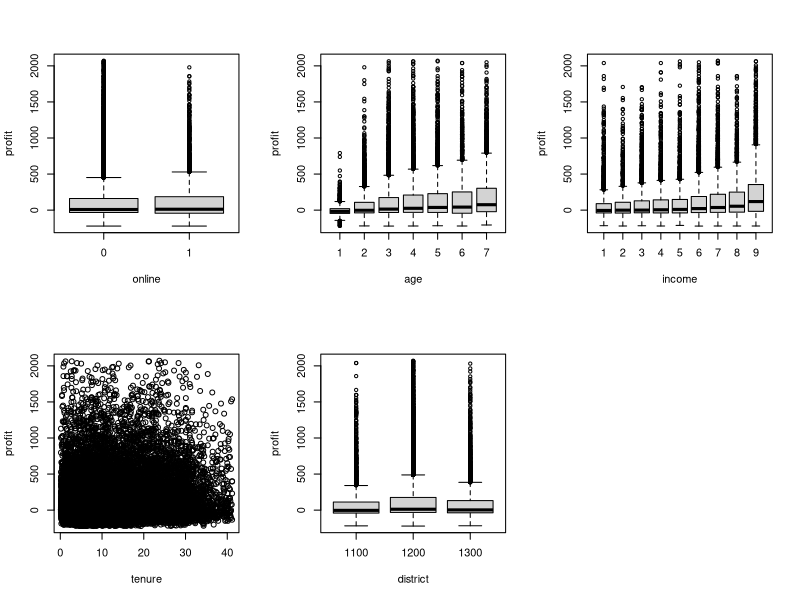
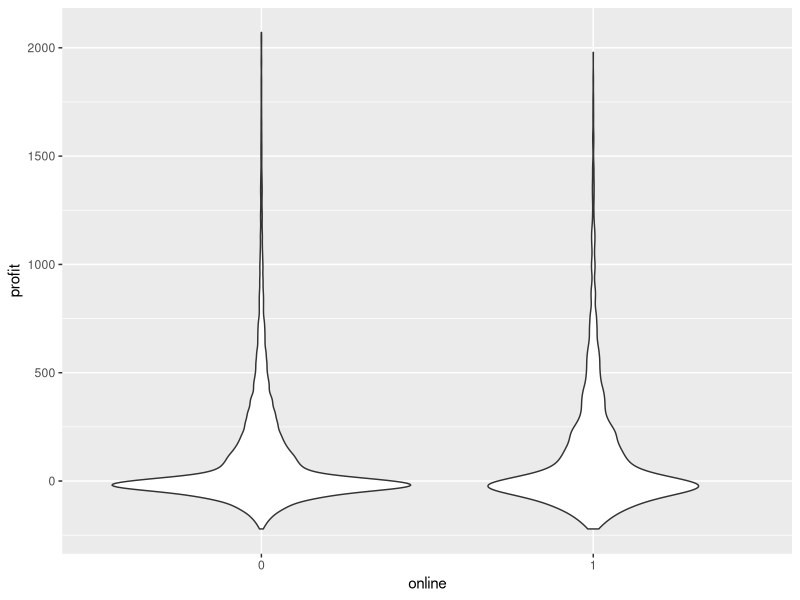
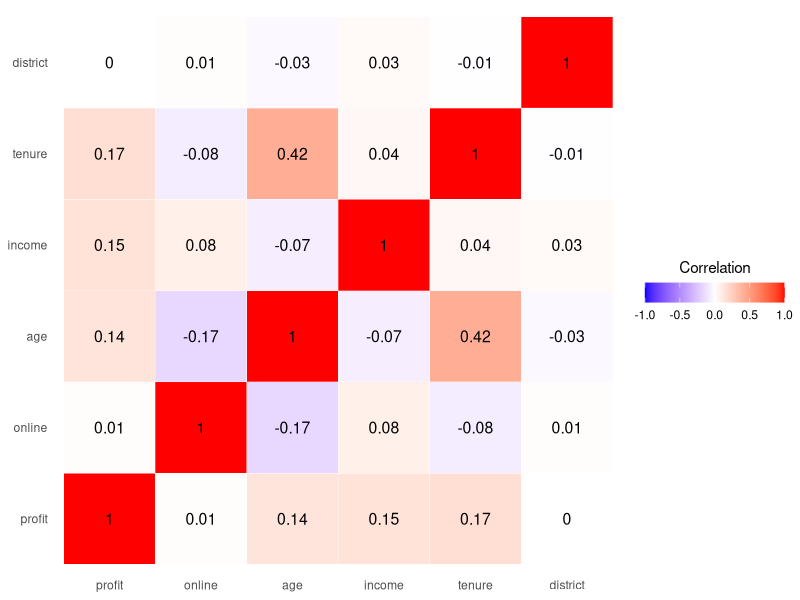
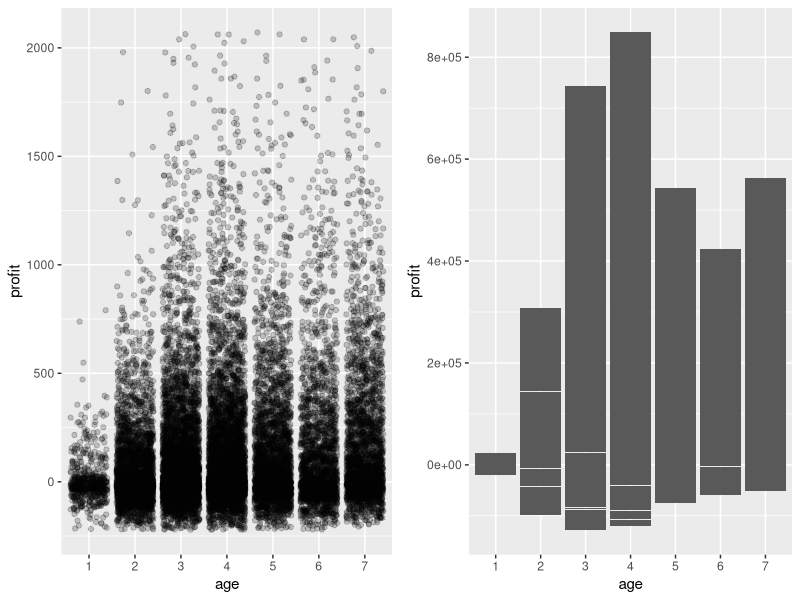
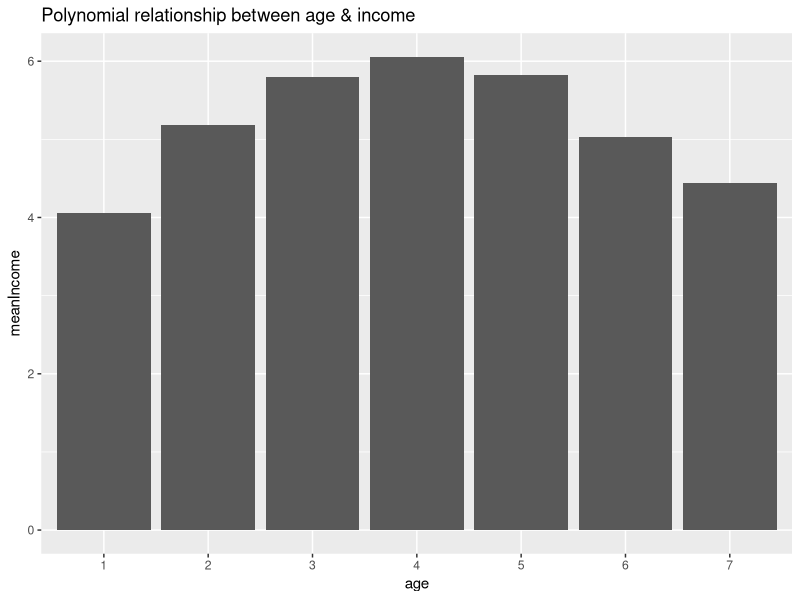

Reproduce these figures in R, in order.
## ---- chunk 1
library(tidyverse)
library(data.table)
library(readxl)
library(cowplot)

dataOriginal <- readxl::read_xls(path = "pilgrim_data.xls")
dataOriginal <- as.data.table(dataOriginal)

PlotCorrelationMatrix <- function(cormatrix) {
  
  return(ggplot(data = reshape2::melt(cormatrix), aes(x = Var1, y = Var2, fill = value)) +
  geom_tile(color = "white") +
  scale_fill_gradient2(
    low = "blue",
    high = "red",
    mid = "white",
    midpoint = 0,
    limit = c(-1, 1),
    space = "Lab",
    name = "Correlation"
  ) +
  theme_minimal() +
  geom_text(aes(Var2, Var1, label = value),
            color = "black",
            size = 4) +
  theme(
    axis.title.x = element_blank(),
    axis.title.y = element_blank(),
    panel.grid.major = element_blank(),
    panel.border = element_blank(),
    panel.background = element_blank(),
    axis.ticks = element_blank(),
    legend.direction = "horizontal"
  ) +
  guides(fill = guide_colorbar(
    barwidth = 7,
    barheight = 1,
    title.position = "top",
    title.hjust = 0.5
  )))
}

## ---- chunk 2
data <- dataOriginal %>% 
  rename(profit = "9Profit",
         online = "9Online",
         age = "9age",
         income = "9Inc",
         tenure = "9Tenure",
         district = "9District") 

str(data)
## ---- chunk 3
unique(data$district)
## ---- chunk 4
data <- data %>% 
  mutate(online = as.factor(online),
         age = as.factor(age),
         income = as.factor(income),
         district = as.factor(district)) %>% 
  setDT()

str(data)
## ---- chunk 5
nas <- rbindlist(lapply(names(data), function(colname) {
  nMissingValues <- sum(is.na(data[, get(colname)]))
  return(data.table(feature = colname, number_of_nas = nMissingValues))
}))

nas
## ---- chunk 6
data[, age_and_income_missing := ifelse(is.na(age) & is.na(income), 1, 0)]
cat("n_rows where both age and income are NA:", sum(data$age_and_income_missing))
data[, age_and_income_missing := NULL]
## ---- chunk 7
# Remove all rows that contain at least one NA
dataCleaned <- na.omit(data)

# Total rows removed
cat("Rows removed:", nrow(data) - nrow(dataCleaned))
## ---- chunk 8
par(mfrow = c(2, 3))
plot(profit~., data %>% select(-ID))
## ---- chunk 9
ggplot(data, aes(y = profit, x = online)) +
  geom_violin()
## ---- chunk 10
dataCor <- dataCleaned[, c("profit", "online", "age", "income", "tenure", "district")]
dataCor <- dataCor[, ':='(
  online = as.numeric(online),
  age = as.numeric(age),
  income = as.numeric(income),
  district = as.numeric(district)
)]

cormatrix <- round(cor(dataCor), 2)
PlotCorrelationMatrix(cormatrix)
## ---- chunk 11
p1 <- ggplot(dataCleaned, aes(x = age, y = profit)) +
  geom_jitter(alpha = 0.2)

p2 <- ggplot(dataCleaned, aes(x = age, y = profit)) +
  geom_histogram(stat = "identity")

cowplot::plot_grid(p1, p2, nrow = 1)
## ---- chunk 12
dataHist <- rbindlist(lapply(unique(dataCleaned$age), function(ageCategory) {
    
    incomeOfAge <- dataCleaned[age == ageCategory, get("income")]
    incomeOfAge <- as.numeric(as.character(incomeOfAge))
    meanIncomeOfAge <- mean(incomeOfAge)
    
    return(
      data.table(
        age = ageCategory,
        meanIncome = meanIncomeOfAge
      )
    )
}))

ggplot(dataHist, aes(x = age, y = meanIncome)) + 
  geom_histogram(stat = "identity") +
  ggtitle("Polynomial relationship between age & income")
## ---- chunk 13
linreg <- lm(profit ~ online + age + income + online*age + online*income + district, data = dataCleaned)
summary(linreg)
## ---- chunk 14
linreg <- lm(profit ~ online + tenure + income + online*income + district, data = dataCleaned)
summary(linreg)
## ---- chunk 15
# Convert profits to a binary feature that indicates whether a customer
# yielded an above-average profit
dataCleaned[, meanProfit := mean(profit), by = age]
dataCleaned[, isAboveMeanProfit := profit >= meanProfit]

results <- rbindlist(lapply(unique(dataCleaned$age), function(ageCategory) {
  dataTemp <- dataCleaned[age == ageCategory]
  
  nOnline <- nrow(dataTemp[online == 1])
  nOnlineAboveMeanProfits <- nrow(dataTemp[isAboveMeanProfit == 1 & online == 1])
  
  nOffline <- nrow(dataTemp[online == 0])
  nOfflineAboveMeanProfits <- nrow(dataTemp[isAboveMeanProfit == 1 & online == 0])

  return(data.table(
    ageCategory = ageCategory,
    percOnlineAboveMeanProfits = round(nOnlineAboveMeanProfits / nOnline, 2),
    percOfflineAboveMeanProfits = round(nOfflineAboveMeanProfits / nOffline, 2)
  ))
}))

results[order(ageCategory)]
